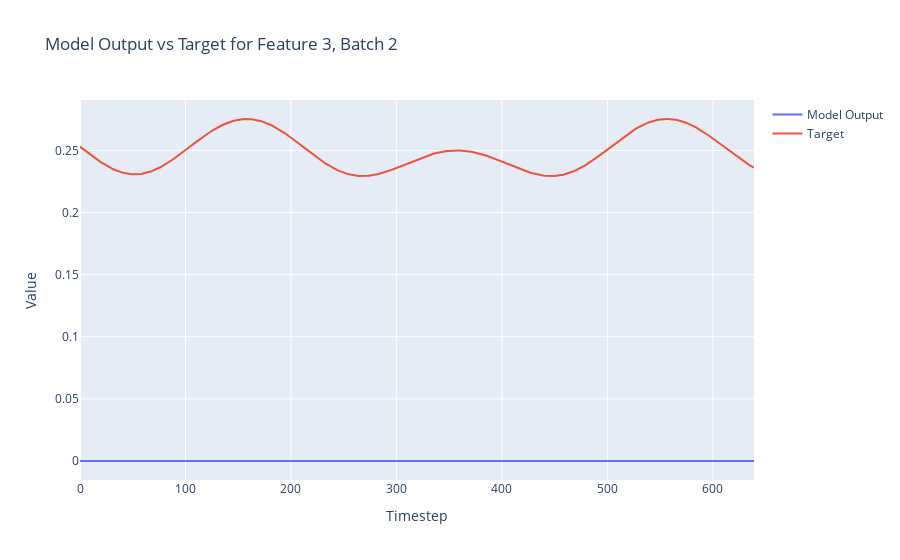

Notebook source saved alongside this figure:
### Code cell
import plotly.graph_objects as go

def plot_model_output_vs_target(model_outputs, targets, batch_index=0, feature_index=0):
    # Extract the specified feature for the given batch from both the model outputs and targets
    model_output_series = model_outputs[batch_index, :, feature_index].detach().numpy()
    target_series = targets[batch_index, :, feature_index].numpy()
    
    # Create a range for the x-axis (timesteps)
    timesteps = list(range(model_output_series.shape[0]))
    
    # Create traces
    model_trace = go.Scatter(x=timesteps, y=model_output_series, mode='lines', name='Model Output')
    target_trace = go.Scatter(x=timesteps, y=target_series, mode='lines', name='Target')
    
    # Create the figure and add traces
    fig = go.Figure()
    fig.add_trace(model_trace)
    fig.add_trace(target_trace)
    
    # Add title and labels
    fig.update_layout(title=f'Model Output vs Target for Feature {feature_index}, Batch {batch_index}',
                      xaxis_title='Timestep',
                      yaxis_title='Value')
    
    # Show the figure
    fig.show()

# Assuming `y` and `Y` are your model outputs and targets, respectively
# Adjust batch_index and feature_index as needed
plot_model_output_vs_target(outputs, Y, batch_index=2, feature_index=3)

### Figure 1 — Plotly figure (JSON) as saved in the notebook; plotly's stock layout.template omitted (floating-point values rounded to 4 significant figures; data arrays with more than 128 entries replaced by an {"elided": "..."} marker saying what was removed)
{"data": [{"mode": "lines", "name": "Model Output", "type": "scatter", "x": {"elided": "640 int values"}, "y": {"elided": "640 int values"}}, {"mode": "lines", "name": "Target", "type": "scatter", "x": {"elided": "640 int values"}, "y": {"elided": "640 float values"}}], "layout": {"title": {"text": "Model Output vs Target for Feature 3, Batch 2"}, "xaxis": {"title": {"text": "Timestep"}}, "yaxis": {"title": {"text": "Value"}}}}
